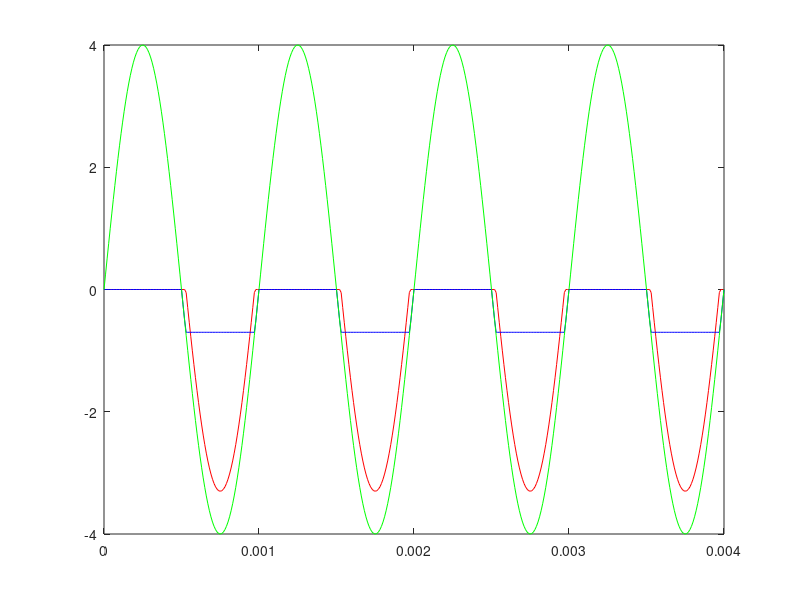

Here is the MATLAB script that generated this plot:
clear;
clc;

t = 0:0.00001:0.004;

Vi = 4*sin(1000*2*pi*t);

Vr = t;
Vd = t;


for i=1:length(t)
    Vr(i) = ((4*(sin(1000*2*pi*t(i))))+0.7);
    
    if( Vr(i) > 0)
       Vr(i)=0;
   end
    
end


for i=1:length(t)
    
   Vd(i)=4*(sin(1000*2*pi*t(i)));
   if ( Vd(i) < -0.7 ) 
       Vd(i) = -0.7;
   end
   
   if( Vd(i) > 0)
       Vd(i)=0;
   end
   
end

plot(t,Vr,"r");

hold on;

plot(t,Vd,"b");

hold on;

plot ( t, Vi, 'g' );
